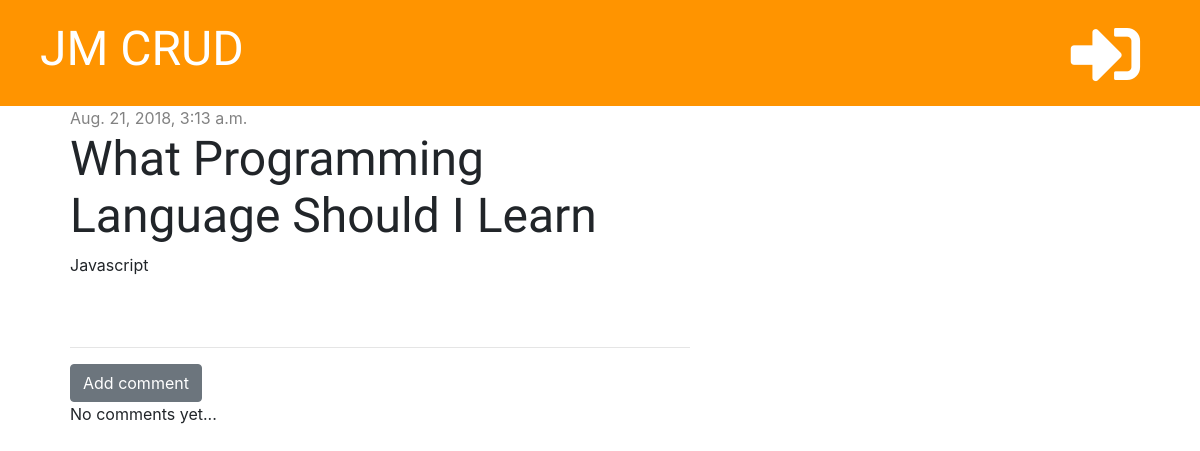
Before: /post/1 with the older database file.
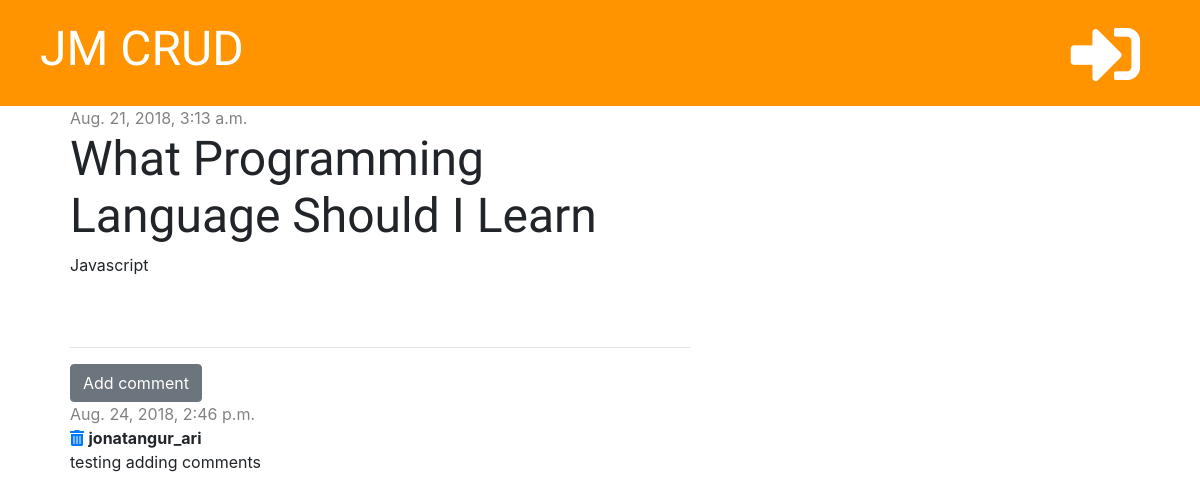
After: the same page with the newer database file.
### blog/models.py (models this page shows, shortened)
class Comment(models.Model):
    post = models.ForeignKey('blog.Post', on_delete=models.CASCADE, related_name='comments')
    author = models.CharField(max_length=200)
    text = models.TextField()
    created_date = models.DateTimeField(default=timezone.now)

### blog/views.py (the view)
# urls.py: path('post/<int:pk>', views.post_detail, name='post_detail'),
def post_detail(request, pk):
    posts = get_object_or_404(Post, pk=pk)
    stuff_for_frontend = {'posts': posts}
    return render(request, 'blog/post_detail.html', stuff_for_frontend)

### blog/templates/blog/post_detail.html (shortened to what this page needs)
{% extends 'blog/base.html' %}
{% block content %}
    <div class="post">
      {% if posts.published_date %}
        <div class="date">
          {{ posts.published_date }}
        </div>
        {% else %}
        <a href="{% url 'post_publish' pk=posts.pk %}" class="btn btn-primary">Publish</a>
      {% endif %}
      <h1>{{ posts.title }}</h1>
      <p>{{ posts.text|linebreaksbr }}</p>
    </div>
    <hr>
    <a href="{% url 'add_comment_to_post' pk=posts.pk %}" class="btn btn-secondary">Add comment</a>
    {% for comment in posts.comments.all %}
      <div class="comment">
        <div class="date">
          {{ comment.created_date }}
        </div>
        <a href="{% url 'comment_remove' pk=comment.pk %}"><i class="fas fa-trash-alt"></i></a>
        <strong>{{ comment.author }}</strong>
        <p>{{ comment.text }}</p>
      </div>
      {% empty %}
      <p>No comments yet...</p>
    {% endfor %}
{% endblock %}

Changed rows visible on the page:
added Comment: created_date "Aug. 24, 2018, 2:46 p.m.", author "jonatangur_ari", text "testing adding comments"
Other visible differences:
text no longer shown: "No comments yet..."
